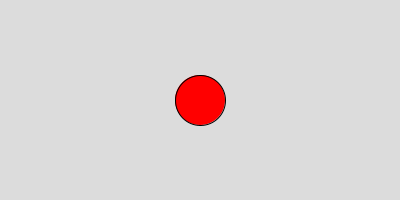
Frame 1 (no input)
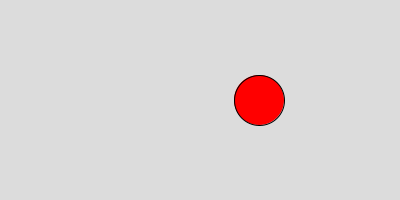
Frame 60 (the mouse pressed at the canvas centre just before this capture)
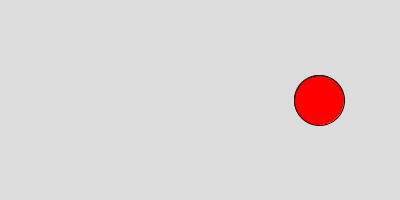
Frame 120 (the mouse held since frame 60 and released just before this capture)

The Processing sketch that drew these frames (run headless with seeded random() and noise(); from frame 60 on, the mouse is pressed at the canvas centre):

// Processing sketch: simpleCircleMove
// ── simpleCircleMove.pde
// ボールが右に移動するだけ。Processingの説明に使用。

float circleX; // 円のx座標

void setup() {
  size(400, 200); // ウィンドウのサイズを設定
  circleX = width / 2; // 円の初期位置を画面の中央に設定
}

void draw() {
  background(220); // 背景をクリア

  // 円を描画
  fill(255, 0, 0); // 円の色を設定 (赤)
  ellipse(circleX, height / 2, 50, 50); // 円を描画

  // 円を左右に移動
  circleX = circleX + 1; // 1ピクセル右に移動

  // 画面外に出たら反対側に移動
  if (circleX > width) {
    circleX = 0;
  }
}
